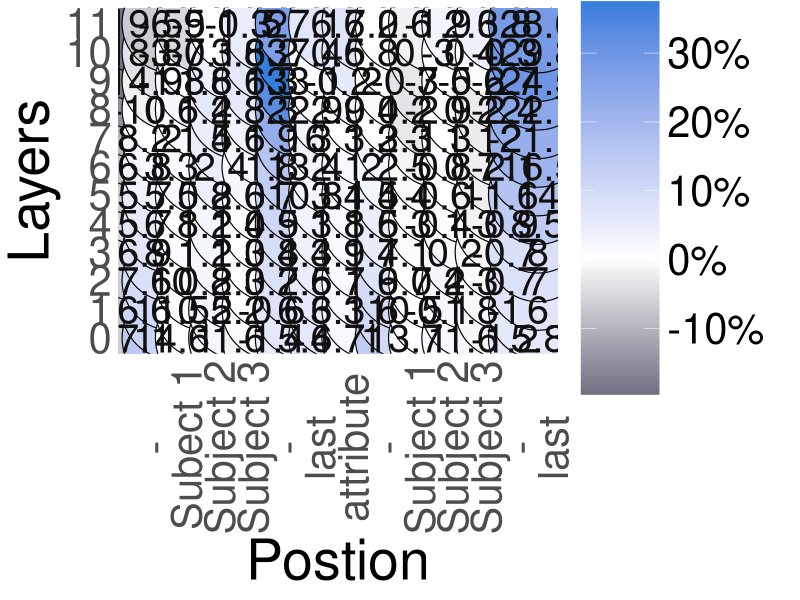
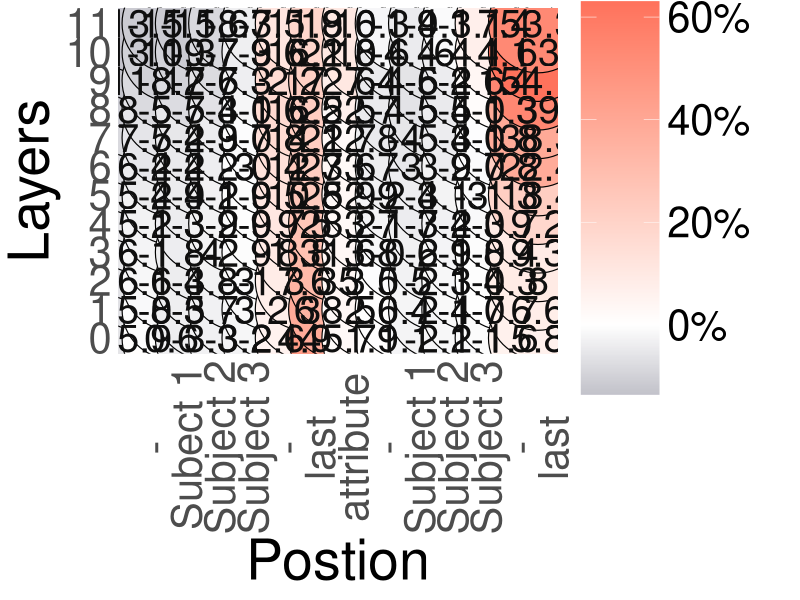
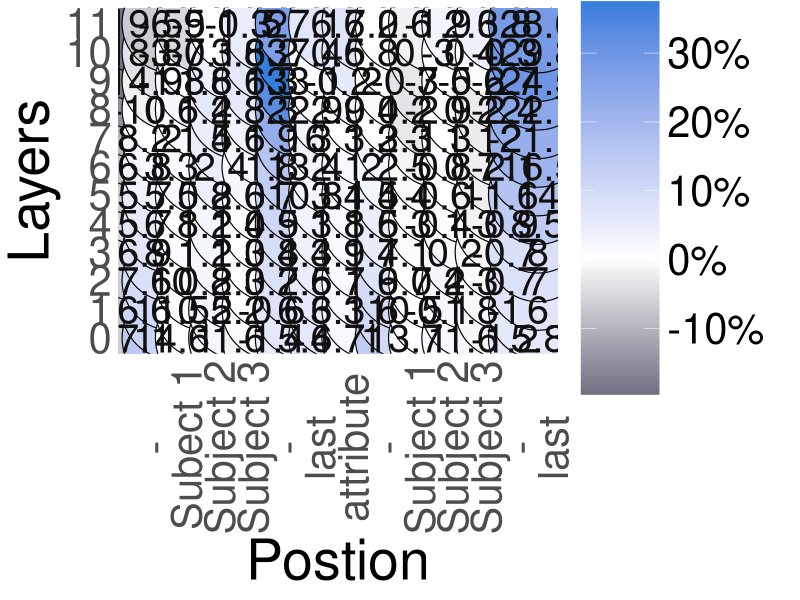
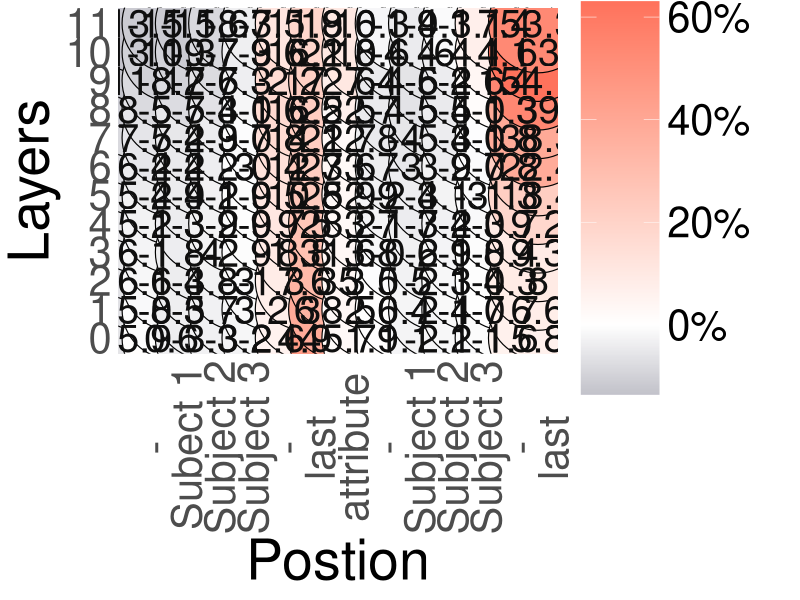

These figures' R source, in order:
library(ggplot2)

data <- read.csv("results/plot_data/gpt2_residual_stream_mem.csv")

ggplot(data, aes(x=data$column, y=data$index, fill=data$value)) +
  #geom_tile()+
  geom_point(shape=21, stroke=0.6, size=33)+
  geom_text(aes(label=paste(paste(round(data$value, 1)))), color="#0f0f0f", size=10)+
  scale_fill_gradient2(low = "#000022",
                       mid = "#ffffff",
                       high="#357EDD",
                       labels = function(x) paste0(round(x, 1), "%"))+
  labs(x='Postion', y='Layers', fill='Above Mean (%)')+
  scale_y_continuous(breaks = seq(0, 11, 1))+
  scale_x_continuous(breaks = seq(0, 12, 1), labels = c("-", "Subect 1", "Subject 2", "Subject 3", "-", "last", "attribute","-","Subject 1", "Subject 2", "Subject 3", "-", "last"))+
  theme_minimal() +  # Minimal theme  
  theme(
      panel.grid.major = element_blank(), 
      panel.grid.minor = element_blank(),
      legend.position = "right",
      legend.title = element_text(size=20),
      legend.text = element_text(size=30),
      legend.key.size = unit(2, "cm"),
      axis.text.x = element_text(size=30, angle = 90), # Increase x-axis label size and angle
      axis.text.y = element_text(size=30), # Increase y-axis label size
      axis.title.x = element_text(size=40), # Increase x-axis label size and angle
      axis.title.y = element_text(size=40), # Increase y-axis label size
      title = element_text(size=30)
      )
ggsave("results/plots/gpt2_residual_stream_mem.pdf", width=20, height=15, dpi=300)



data <- read.csv("results/plot_data/gpt2_residual_stream_copy.csv")

ggplot(data, aes(x=data$column, y=data$index, fill=data$value)) +
  #geom_tile()+
  geom_point(shape=21, stroke=0.6, size=33)+
  geom_text(aes(label=paste(paste(round(data$value, 1)))), color="#0f0f0f", size=10)+
  scale_fill_gradient2(low = "#000022",
                       mid = "#ffffff",
                       high="#FF725C",
                       labels = function(x) paste0(round(x, 1), "%"))+
  labs(x='Postion', y='Layers', fill='Above Mean (%)')+
  scale_y_continuous(breaks = seq(0, 11, 1))+
  scale_x_continuous(breaks = seq(0, 12, 1), labels = c("-", "Subect 1", "Subject 2", "Subject 3", "-", "last", "attribute","-","Subject 1", "Subject 2", "Subject 3", "-", "last"))+
  theme_minimal() +  # Minimal theme  
  theme(
    panel.grid.major = element_blank(), 
    panel.grid.minor = element_blank(),
    legend.position = "right",
    legend.title = element_text(size=20),
    legend.text = element_text(size=30),
    legend.key.size = unit(2, "cm"),
    axis.text.x = element_text(size=30, angle = 90), # Increase x-axis label size and angle
    axis.text.y = element_text(size=30), # Increase y-axis label size
    axis.title.x = element_text(size=40), # Increase x-axis label size and angle
    axis.title.y = element_text(size=40), # Increase y-axis label size
    title = element_text(size=30)
  )
ggsave("results/plots/gpt2_residual_stream_copy.pdf", width=20, height=15, dpi=300)

